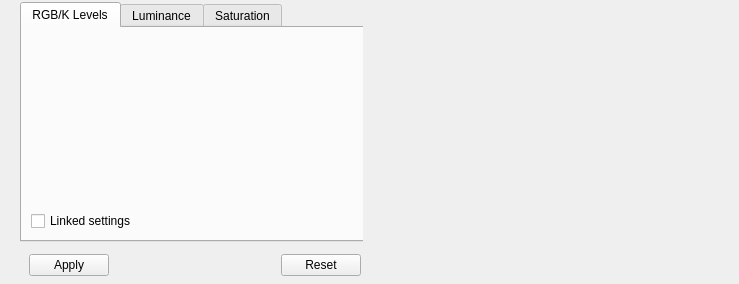
<?xml version="1.0" encoding="UTF-8"?>
<ui version="4.0">
 <class>DSS::ProcessingControls</class>
 <widget class="QWidget" name="DSS::ProcessingControls">
  <property name="geometry">
   <rect>
    <x>0</x>
    <y>0</y>
    <width>739</width>
    <height>284</height>
   </rect>
  </property>
  <property name="windowTitle">
   <string>Form</string>
  </property>
  <layout class="QHBoxLayout" name="horizontalLayout_2">
   <property name="topMargin">
    <number>1</number>
   </property>
   <property name="bottomMargin">
    <number>1</number>
   </property>
   <item>
    <widget class="QWidget" name="widget" native="true">
     <property name="minimumSize">
      <size>
       <width>352</width>
       <height>0</height>
      </size>
     </property>
     <property name="maximumSize">
      <size>
       <width>352</width>
       <height>16777215</height>
      </size>
     </property>
     <layout class="QVBoxLayout" name="verticalLayout" stretch="0,0">
      <property name="topMargin">
       <number>1</number>
      </property>
      <property name="bottomMargin">
       <number>1</number>
      </property>
      <item>
       <widget class="QTabWidget" name="tabWidget">
        <property name="sizePolicy">
         <sizepolicy hsizetype="Expanding" vsizetype="Fixed">
          <horstretch>0</horstretch>
          <verstretch>0</verstretch>
         </sizepolicy>
        </property>
        <property name="minimumSize">
         <size>
          <width>350</width>
          <height>240</height>
         </size>
        </property>
        <property name="maximumSize">
         <size>
          <width>350</width>
          <height>240</height>
         </size>
        </property>
        <property name="currentIndex">
         <number>0</number>
        </property>
        <widget class="QWidget" name="rgbTab">
         <attribute name="title">
          <string comment="IDD_RGB">RGB/K Levels</string>
         </attribute>
         <layout class="QVBoxLayout" name="verticalLayout_3">
          <property name="topMargin">
           <number>1</number>
          </property>
          <property name="bottomMargin">
           <number>1</number>
          </property>
          <item>
           <layout class="QHBoxLayout" name="horizontalLayout_3">
            <item>
             <widget class="QPushButton" name="redHAC">
              <property name="sizePolicy">
               <sizepolicy hsizetype="Fixed" vsizetype="Fixed">
                <horstretch>0</horstretch>
                <verstretch>0</verstretch>
               </sizepolicy>
              </property>
              <property name="minimumSize">
               <size>
                <width>22</width>
                <height>48</height>
               </size>
              </property>
              <property name="maximumSize">
               <size>
                <width>22</width>
                <height>48</height>
               </size>
              </property>
              <property name="toolTip">
               <string comment="IDS_TT_REDADJUST">Set Red Histogram Adjustment curve</string>
              </property>
              <property name="text">
               <string notr="true"/>
              </property>
              <property name="icon">
               <iconset resource="../resources.qrc">
                <normaloff>:/processing/logsqrt-dark.png</normaloff>:/processing/logsqrt-dark.png</iconset>
              </property>
              <property name="iconSize">
               <size>
                <width>40</width>
                <height>40</height>
               </size>
              </property>
              <property name="flat">
               <bool>true</bool>
              </property>
             </widget>
            </item>
            <item>
             <widget class="QLinearGradientCtrl" name="redGradient" native="true">
              <property name="sizePolicy">
               <sizepolicy hsizetype="Expanding" vsizetype="Fixed">
                <horstretch>0</horstretch>
                <verstretch>0</verstretch>
               </sizepolicy>
              </property>
              <property name="minimumSize">
               <size>
                <width>0</width>
                <height>48</height>
               </size>
              </property>
             </widget>
            </item>
           </layout>
          </item>
          <item>
           <layout class="QHBoxLayout" name="horizontalLayout_4">
            <item>
             <widget class="QPushButton" name="greenHAC">
              <property name="sizePolicy">
               <sizepolicy hsizetype="Fixed" vsizetype="Fixed">
                <horstretch>0</horstretch>
                <verstretch>0</verstretch>
               </sizepolicy>
              </property>
              <property name="minimumSize">
               <size>
                <width>22</width>
                <height>48</height>
               </size>
              </property>
              <property name="maximumSize">
               <size>
                <width>22</width>
                <height>48</height>
               </size>
              </property>
              <property name="toolTip">
               <string comment="IDS_TT_GREENADJUST">Set Green Histogram Adjustment curve</string>
              </property>
              <property name="text">
               <string notr="true"/>
              </property>
              <property name="icon">
               <iconset resource="../resources.qrc">
                <normaloff>:/processing/logsqrt-dark.png</normaloff>:/processing/logsqrt-dark.png</iconset>
              </property>
              <property name="iconSize">
               <size>
                <width>40</width>
                <height>40</height>
               </size>
              </property>
              <property name="flat">
               <bool>true</bool>
              </property>
             </widget>
            </item>
            <item>
             <widget class="QLinearGradientCtrl" name="greenGradient" native="true">
              <property name="sizePolicy">
               <sizepolicy hsizetype="Expanding" vsizetype="Fixed">
                <horstretch>0</horstretch>
                <verstretch>0</verstretch>
               </sizepolicy>
              </property>
              <property name="minimumSize">
               <size>
                <width>0</width>
                <height>48</height>
               </size>
              </property>
             </widget>
            </item>
           </layout>
          </item>
          <item>
           <layout class="QHBoxLayout" name="horizontalLayout_5">
            <item>
             <widget class="QPushButton" name="blueHAC">
              <property name="sizePolicy">
               <sizepolicy hsizetype="Fixed" vsizetype="Fixed">
                <horstretch>0</horstretch>
                <verstretch>0</verstretch>
               </sizepolicy>
              </property>
              <property name="minimumSize">
               <size>
                <width>22</width>
                <height>48</height>
               </size>
              </property>
              <property name="maximumSize">
               <size>
                <width>22</width>
                <height>48</height>
               </size>
              </property>
              <property name="toolTip">
               <string comment="IDS_TT_BLUEADJUST">Set Blue Histogram Adjustment curve</string>
              </property>
              <property name="text">
               <string notr="true"/>
              </property>
              <property name="icon">
               <iconset resource="../resources.qrc">
                <normaloff>:/processing/logsqrt-dark.png</normaloff>:/processing/logsqrt-dark.png</iconset>
              </property>
              <property name="iconSize">
               <size>
                <width>40</width>
                <height>40</height>
               </size>
              </property>
              <property name="flat">
               <bool>true</bool>
              </property>
             </widget>
            </item>
            <item>
             <widget class="QLinearGradientCtrl" name="blueGradient" native="true">
              <property name="sizePolicy">
               <sizepolicy hsizetype="Expanding" vsizetype="Fixed">
                <horstretch>0</horstretch>
                <verstretch>0</verstretch>
               </sizepolicy>
              </property>
              <property name="minimumSize">
               <size>
                <width>0</width>
                <height>48</height>
               </size>
              </property>
             </widget>
            </item>
           </layout>
          </item>
          <item>
           <widget class="QCheckBox" name="linkedSettings">
            <property name="text">
             <string comment="IDC_LINK">Linked settings</string>
            </property>
           </widget>
          </item>
         </layout>
        </widget>
        <widget class="QWidget" name="luminanceTab">
         <attribute name="title">
          <string comment="IDD_LUMINANCE">Luminance</string>
         </attribute>
         <layout class="QVBoxLayout" name="verticalLayout_7">
          <property name="topMargin">
           <number>1</number>
          </property>
          <property name="bottomMargin">
           <number>1</number>
          </property>
          <item>
           <widget class="QLabel" name="darkness">
            <property name="sizePolicy">
             <sizepolicy hsizetype="Expanding" vsizetype="Preferred">
              <horstretch>0</horstretch>
              <verstretch>0</verstretch>
             </sizepolicy>
            </property>
            <property name="minimumSize">
             <size>
              <width>275</width>
              <height>15</height>
             </size>
            </property>
            <property name="styleSheet">
             <string notr="true">background: qlineargradient(spread:pad, x1:0, y1:0, x2:1, y2:0, stop:0 rgba(138, 185, 242, 0), stop:1 rgba(138, 185, 242, 255))</string>
            </property>
            <property name="text">
             <string comment="IDC_TEXT_DARKNESS">Darkness</string>
            </property>
            <property name="alignment">
             <set>Qt::AlignmentFlag::AlignCenter</set>
            </property>
           </widget>
          </item>
          <item>
           <layout class="QHBoxLayout" name="horizontalLayout_6">
            <item>
             <widget class="QLabel" name="darkLabel">
              <property name="minimumSize">
               <size>
                <width>49</width>
                <height>37</height>
               </size>
              </property>
              <property name="text">
               <string notr="true">TextLabel</string>
              </property>
             </widget>
            </item>
            <item>
             <layout class="QVBoxLayout" name="verticalLayout_4">
              <item>
               <widget class="QSlider" name="darkAngle">
                <property name="orientation">
                 <enum>Qt::Orientation::Horizontal</enum>
                </property>
               </widget>
              </item>
              <item>
               <widget class="QSlider" name="darkPower">
                <property name="orientation">
                 <enum>Qt::Orientation::Horizontal</enum>
                </property>
               </widget>
              </item>
             </layout>
            </item>
           </layout>
          </item>
          <item>
           <widget class="QLabel" name="midtone">
            <property name="sizePolicy">
             <sizepolicy hsizetype="Expanding" vsizetype="Preferred">
              <horstretch>0</horstretch>
              <verstretch>0</verstretch>
             </sizepolicy>
            </property>
            <property name="minimumSize">
             <size>
              <width>275</width>
              <height>15</height>
             </size>
            </property>
            <property name="styleSheet">
             <string notr="true">background: qlineargradient(spread:pad, x1:0, y1:0, x2:1, y2:0, stop:0 rgba(138, 185, 242, 0), stop:1 rgba(138, 185, 242, 255))</string>
            </property>
            <property name="text">
             <string comment="IDC_TEXT_MIDTONE">Midtone</string>
            </property>
            <property name="alignment">
             <set>Qt::AlignmentFlag::AlignCenter</set>
            </property>
           </widget>
          </item>
          <item>
           <layout class="QHBoxLayout" name="horizontalLayout_7">
            <item>
             <widget class="QLabel" name="midLabel">
              <property name="minimumSize">
               <size>
                <width>49</width>
                <height>37</height>
               </size>
              </property>
              <property name="text">
               <string notr="true">TextLabel</string>
              </property>
             </widget>
            </item>
            <item>
             <layout class="QVBoxLayout" name="verticalLayout_5">
              <item>
               <widget class="QSlider" name="midAngle">
                <property name="orientation">
                 <enum>Qt::Orientation::Horizontal</enum>
                </property>
               </widget>
              </item>
              <item>
               <widget class="QSlider" name="midTone">
                <property name="orientation">
                 <enum>Qt::Orientation::Horizontal</enum>
                </property>
               </widget>
              </item>
             </layout>
            </item>
           </layout>
          </item>
          <item>
           <widget class="QLabel" name="highlight">
            <property name="sizePolicy">
             <sizepolicy hsizetype="Expanding" vsizetype="Preferred">
              <horstretch>0</horstretch>
              <verstretch>0</verstretch>
             </sizepolicy>
            </property>
            <property name="minimumSize">
             <size>
              <width>275</width>
              <height>15</height>
             </size>
            </property>
            <property name="styleSheet">
             <string notr="true">background: qlineargradient(spread:pad, x1:0, y1:0, x2:1, y2:0, stop:0 rgba(138, 185, 242, 0), stop:1 rgba(138, 185, 242, 255))</string>
            </property>
            <property name="text">
             <string comment="IDC_TEXT_HIGHLIGHT">Highlight</string>
            </property>
            <property name="alignment">
             <set>Qt::AlignmentFlag::AlignCenter</set>
            </property>
           </widget>
          </item>
          <item>
           <layout class="QHBoxLayout" name="horizontalLayout_8">
            <item>
             <widget class="QLabel" name="highLabel">
              <property name="minimumSize">
               <size>
                <width>49</width>
                <height>37</height>
               </size>
              </property>
              <property name="text">
               <string notr="true">TextLabel</string>
              </property>
             </widget>
            </item>
            <item>
             <layout class="QVBoxLayout" name="verticalLayout_6">
              <item>
               <widget class="QSlider" name="highAngle">
                <property name="orientation">
                 <enum>Qt::Orientation::Horizontal</enum>
                </property>
               </widget>
              </item>
              <item>
               <widget class="QSlider" name="highPower">
                <property name="orientation">
                 <enum>Qt::Orientation::Horizontal</enum>
                </property>
               </widget>
              </item>
             </layout>
            </item>
           </layout>
          </item>
         </layout>
        </widget>
        <widget class="QWidget" name="saturationTab">
         <attribute name="title">
          <string comment="IDD_SATURATION">Saturation</string>
         </attribute>
         <layout class="QVBoxLayout" name="verticalLayout_8">
          <property name="topMargin">
           <number>1</number>
          </property>
          <property name="bottomMargin">
           <number>1</number>
          </property>
          <item>
           <widget class="QLabel" name="saturationTitle">
            <property name="sizePolicy">
             <sizepolicy hsizetype="Expanding" vsizetype="Preferred">
              <horstretch>0</horstretch>
              <verstretch>0</verstretch>
             </sizepolicy>
            </property>
            <property name="minimumSize">
             <size>
              <width>275</width>
              <height>15</height>
             </size>
            </property>
            <property name="styleSheet">
             <string notr="true">background: qlineargradient(spread:pad, x1:0, y1:0, x2:1, y2:0, stop:0 rgba(138, 185, 242, 0), stop:1 rgba(138, 185, 242, 255))</string>
            </property>
            <property name="text">
             <string comment="IDC_TEXT_SATURATION">Saturation shift</string>
            </property>
            <property name="alignment">
             <set>Qt::AlignmentFlag::AlignCenter</set>
            </property>
           </widget>
          </item>
          <item>
           <spacer name="verticalSpacer">
            <property name="orientation">
             <enum>Qt::Orientation::Vertical</enum>
            </property>
            <property name="sizeType">
             <enum>QSizePolicy::Policy::Fixed</enum>
            </property>
            <property name="sizeHint" stdset="0">
             <size>
              <width>20</width>
              <height>10</height>
             </size>
            </property>
           </spacer>
          </item>
          <item>
           <layout class="QHBoxLayout" name="horizontalLayout_9">
            <item>
             <widget class="QLabel" name="saturationLabel">
              <property name="minimumSize">
               <size>
                <width>49</width>
                <height>18</height>
               </size>
              </property>
              <property name="text">
               <string notr="true">TextLabel</string>
              </property>
             </widget>
            </item>
            <item>
             <widget class="QSlider" name="saturation">
              <property name="orientation">
               <enum>Qt::Orientation::Horizontal</enum>
              </property>
              <property name="tickPosition">
               <enum>QSlider::TickPosition::TicksBelow</enum>
              </property>
              <property name="tickInterval">
               <number>10</number>
              </property>
             </widget>
            </item>
           </layout>
          </item>
          <item>
           <spacer name="verticalSpacer_2">
            <property name="orientation">
             <enum>Qt::Orientation::Vertical</enum>
            </property>
            <property name="sizeHint" stdset="0">
             <size>
              <width>20</width>
              <height>123</height>
             </size>
            </property>
           </spacer>
          </item>
         </layout>
        </widget>
       </widget>
      </item>
      <item>
       <widget class="QWidget" name="buttonWidget" native="true">
        <property name="minimumSize">
         <size>
          <width>350</width>
          <height>0</height>
         </size>
        </property>
        <property name="maximumSize">
         <size>
          <width>350</width>
          <height>16777215</height>
         </size>
        </property>
        <layout class="QHBoxLayout" name="horizontalLayout">
         <property name="topMargin">
          <number>1</number>
         </property>
         <property name="bottomMargin">
          <number>1</number>
         </property>
         <item>
          <widget class="QPushButton" name="applyButton">
           <property name="text">
            <string comment="IDC_PROCESS">Apply</string>
           </property>
          </widget>
         </item>
         <item>
          <widget class="QPushButton" name="undoButton">
           <property name="toolTip">
            <string comment="IDS_UNDOLASTSETTINGS">Undo last applied settings</string>
           </property>
           <property name="text">
            <string notr="true"/>
           </property>
           <property name="icon">
            <iconset resource="../resources.qrc">
             <normaloff>:/processing/undo.png</normaloff>:/processing/undo.png</iconset>
           </property>
           <property name="flat">
            <bool>true</bool>
           </property>
          </widget>
         </item>
         <item>
          <widget class="QPushButton" name="settingsButton">
           <property name="sizePolicy">
            <sizepolicy hsizetype="Minimum" vsizetype="Minimum">
             <horstretch>0</horstretch>
             <verstretch>0</verstretch>
            </sizepolicy>
           </property>
           <property name="toolTip">
            <string comment="IDS_MANAGESETTINGS">Save, Load, Manage settings ...</string>
           </property>
           <property name="text">
            <string notr="true"/>
           </property>
           <property name="icon">
            <iconset resource="../resources.qrc">
             <normaloff>:/processing/settings.png</normaloff>:/processing/settings.png</iconset>
           </property>
           <property name="iconSize">
            <size>
             <width>24</width>
             <height>24</height>
            </size>
           </property>
           <property name="flat">
            <bool>true</bool>
           </property>
          </widget>
         </item>
         <item>
          <widget class="QPushButton" name="redoButton">
           <property name="toolTip">
            <string comment="IDS_REDOLASTSETTINGS">Redo last applied settings</string>
           </property>
           <property name="text">
            <string notr="true"/>
           </property>
           <property name="icon">
            <iconset resource="../resources.qrc">
             <normaloff>:/processing/redo.png</normaloff>:/processing/redo.png</iconset>
           </property>
           <property name="flat">
            <bool>true</bool>
           </property>
          </widget>
         </item>
         <item>
          <widget class="QPushButton" name="resetButton">
           <property name="text">
            <string comment="IDC_RESET">Reset</string>
           </property>
          </widget>
         </item>
        </layout>
       </widget>
      </item>
     </layout>
    </widget>
   </item>
   <item>
    <widget class="QLabel" name="histogram">
     <property name="sizePolicy">
      <sizepolicy hsizetype="Expanding" vsizetype="Preferred">
       <horstretch>0</horstretch>
       <verstretch>0</verstretch>
      </sizepolicy>
     </property>
     <property name="minimumSize">
      <size>
       <width>300</width>
       <height>280</height>
      </size>
     </property>
     <property name="maximumSize">
      <size>
       <width>450</width>
       <height>280</height>
      </size>
     </property>
     <property name="text">
      <string/>
     </property>
    </widget>
   </item>
   <item>
    <spacer name="horizontalSpacer">
     <property name="orientation">
      <enum>Qt::Orientation::Horizontal</enum>
     </property>
     <property name="sizeHint" stdset="0">
      <size>
       <width>124</width>
       <height>20</height>
      </size>
     </property>
    </spacer>
   </item>
  </layout>
 </widget>
 <customwidgets>
  <customwidget>
   <class>QLinearGradientCtrl</class>
   <extends>QWidget</extends>
   <header>QLinearGradientCtrl.h</header>
   <container>1</container>
  </customwidget>
 </customwidgets>
 <resources>
  <include location="../resources.qrc"/>
 </resources>
 <connections/>
</ui>
